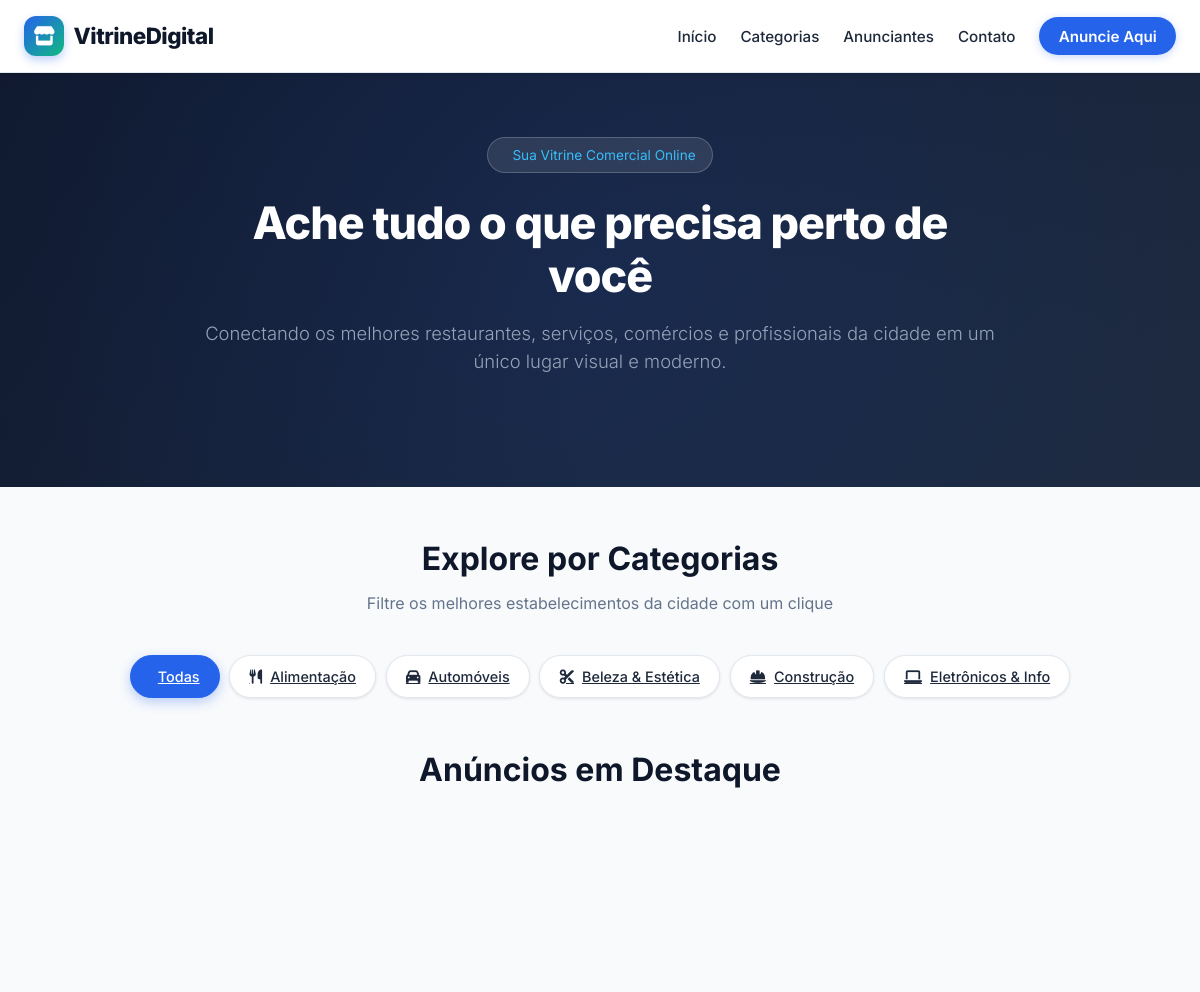
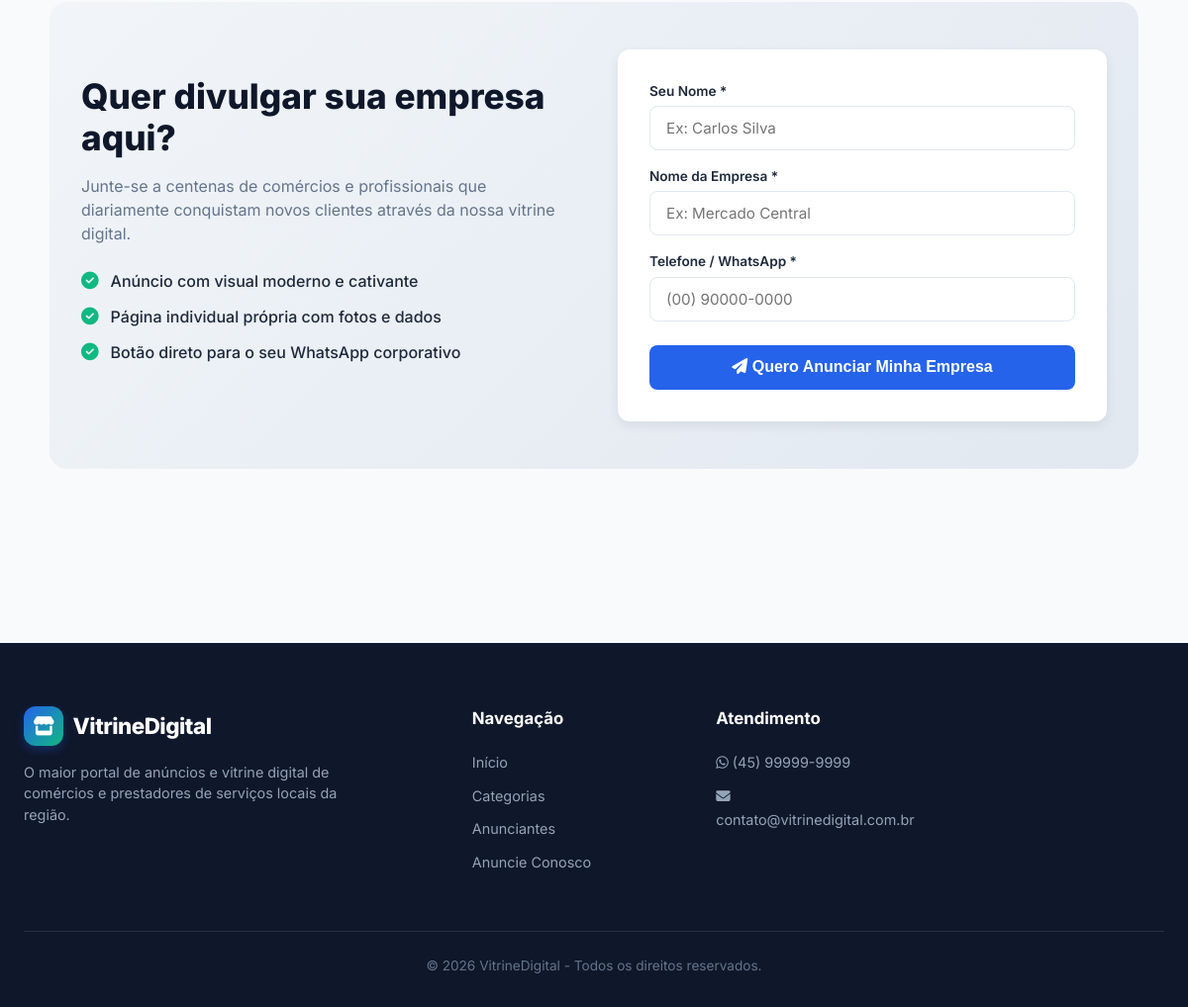
The page /de-exemplo/index.php on the database its author committed (2 pictures, top to bottom).
### tables this page shows
CREATE TABLE categorias (
    id INT AUTO_INCREMENT PRIMARY KEY,
    nome VARCHAR(100) NOT NULL,
    slug VARCHAR(50) NOT NULL, 
    icone VARCHAR(50) NOT NULL 
);

### de-exemplo/index.php (the view, shortened to what this page needs)
<!DOCTYPE html>
<html lang="pt-BR">
    <head>
        <link rel="stylesheet" href="https://cdnjs.cloudflare.com/ajax/libs/font-awesome/6.4.0/css/all.min.css">
        <link rel="stylesheet" href="css/style.css">
    </head>
    <body id="inicio">
        <header>
            <div class="header-container">
                <a href="#inicio" class="logo">
                    <div class="logo-icon">
                        <i class="fa-solid fa-store"></i>
                    </div>
                    <span>VitrineDigital</span>
                </a>
                <nav>
                    <ul class="nav-menu">
                        <li><a href="#inicio" class="nav-link">Início</a></li>
                        <li><a href="#categorias" class="nav-link">Categorias</a></li>
                        <li><a href="#anunciantes" class="nav-link">Anunciantes</a></li>
                        <li><a href="#contato" class="nav-link">Contato</a></li>
                        <li><a href="#anuncie" class="nav-link nav-btn">Anuncie Aqui</a></li>
                    </ul>
                </nav>
            </div>
        </header>
        <section class="hero">
            <div class="hero-content">
                <div class="hero-badge">
                    <i class="fa-solid fa-sparkles"></i> Sua Vitrine Comercial Online
                </div>
                <h1>Ache tudo o que precisa perto de você</h1>
                <p>Conectando os melhores restaurantes, serviços, comércios e profissionais da cidade em um único lugar visual e moderno.</p>
            </div>
        </section>
        <main class="container" id="categorias">
            <div class="section-header">
                <h2 class="section-title">Explore por Categorias</h2>
                <p class="section-subtitle">Filtre os melhores estabelecimentos da cidade com um clique</p>
            </div>
            <?php
            include 'php/conexao.php';
            $categoria_atual = isset($_GET['cat']) ? $_GET['cat'] : 'all';
            ?>
            <div class="category-pills">
                <a href="index.php" class="pill-label <?php echo ($categoria_atual == 'all') ? 'active' : ''; ?>">
                    <i class="fa-solid fa-grid-2"></i> Todas
                </a>
                <?php
                $stmt_cat = $pdo->query("SELECT * FROM categorias");
                while($cat = $stmt_cat->fetch(PDO::FETCH_ASSOC)) {
                    $ativo = ($categoria_atual == $cat['slug']) ? 'active' : '';
                    echo '<a href="index.php?cat='.$cat['slug'].'" class="pill-label '.$ativo.'">';
                    echo '<i class="fa-solid '.$cat['icone'].'"></i> '.$cat['nome'];
                    echo '</a>';
                }
                ?>
            </div>
            <div class="section-header" id="anunciantes">
                <h2 class="section-title">Anúncios em Destaque</h2>
            </div>
        </main>
        <section class="container" id="anuncie">
            <div class="advertise-section">
                <div class="advertise-info">
                    <h2>Quer divulgar sua empresa aqui?</h2>
                    <p>Junte-se a centenas de comércios e profissionais que diariamente conquistam novos clientes através da nossa vitrine digital.</p>
                    <ul class="benefit-list">
                        <li class="benefit-item"><i class="fa-solid fa-circle-check"></i> Anúncio com visual moderno e cativante</li>
                        <li class="benefit-item"><i class="fa-solid fa-circle-check"></i> Página individual própria com fotos e dados</li>
                        <li class="benefit-item"><i class="fa-solid fa-circle-check"></i> Botão direto para o seu WhatsApp corporativo</li>
                    </ul>
                </div>
                <div class="ad-form">
                    <form action="#inicio" method="get">
                        <div class="form-group">
                            <label class="form-label" for="nome">Seu Nome *</label>
                            <input type="text" id="nome" name="nome" class="form-control" placeholder="Ex: Carlos Silva" required>
                        </div>
                        <div class="form-group">
                            <label class="form-label" for="empresa">Nome da Empresa *</label>
                            <input type="text" id="empresa" name="empresa" class="form-control" placeholder="Ex: Mercado Central" required>
                        </div>
                        <div class="form-group">
                            <label class="form-label" for="whatsapp">Telefone / WhatsApp *</label>
                            <input type="tel" id="whatsapp" name="whatsapp" class="form-control" placeholder="(00) 90000-0000" required>
                        </div>
                        <button type="submit" class="btn-submit">
                            <i class="fa-solid fa-paper-plane"></i> Quero Anunciar Minha Empresa
                        </button>
                    </form>
                </div>
            </div>
        </section>
        <footer id="contato">
            <div class="footer-grid">
                <div class="footer-brand">
                    <a href="#inicio" class="logo" style="color:#ffffff;">
                        <div class="logo-icon">
                            <i class="fa-solid fa-store"></i>
                        </div>
                        <span>VitrineDigital</span>
                    </a>
                    <p>O maior portal de anúncios e vitrine digital de comércios e prestadores de serviços locais da região.</p>
                </div>
                <div>
                    <h4 class="footer-title">Navegação</h4>
                    <ul class="footer-links">
                        <li><a href="#inicio">Início</a></li>
                        <li><a href="#categorias">Categorias</a></li>
                        <li><a href="#anunciantes">Anunciantes</a></li>
                        <li><a href="#anuncie">Anuncie Conosco</a></li>
                    </ul>
                </div>
                <div>
                    <h4 class="footer-title">Atendimento</h4>
                    <ul class="footer-links">
                        <li><a href="https://wa.me/5545999999999" target="_blank"><i class="fa-brands fa-whatsapp"></i> (45) 99999-9999</a></li>
                        <li><a href="mailto:contato@vitrinedigital.com.br"><i class="fa-solid fa-envelope"></i> contato@vitrinedigital.com.br</a></li>
                    </ul>
                </div>
            </div>
            <div class="footer-bottom">
                <p>&copy; 2026 VitrineDigital - Todos os direitos reservados.</p>
            </div>
        </footer>
    </body>
</html>

### rows shown on the page
categorias: nome "Alimentação"
categorias: nome "Automóveis"
categorias: nome "Beleza & Estética"
categorias: nome "Construção"
categorias: nome "Eletrônicos & Info"
